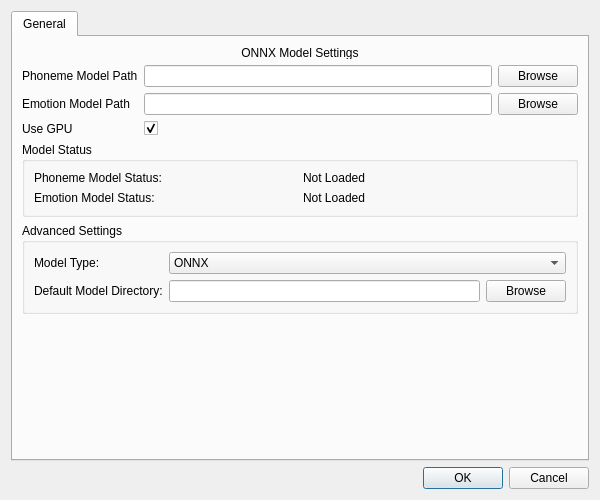
<?xml version="1.0" encoding="UTF-8"?>
<ui version="4.0">
 <class>Dialog</class>
 <widget class="QDialog" name="Dialog">
  <property name="geometry">
   <rect>
    <x>0</x>
    <y>0</y>
    <width>600</width>
    <height>500</height>
   </rect>
  </property>
  <property name="windowTitle">
   <string>Settings</string>
  </property>
  <layout class="QVBoxLayout" name="verticalLayout">
   <item>
    <widget class="QTabWidget" name="tabWidget">
     <property name="currentIndex">
      <number>0</number>
     </property>
     <widget class="QWidget" name="tab_general">
      <attribute name="title">
       <string>General</string>
      </attribute>
      <layout class="QVBoxLayout" name="verticalLayout_2">
       <item>
        <layout class="QGridLayout" name="onnx_controls">
         <item row="0" column="0" colspan="2">
          <widget class="QLabel" name="label_13">
           <property name="sizePolicy">
            <sizepolicy hsizetype="Preferred" vsizetype="Minimum">
             <horstretch>0</horstretch>
             <verstretch>0</verstretch>
            </sizepolicy>
           </property>
           <property name="maximumSize">
            <size>
             <width>16777215</width>
             <height>13</height>
            </size>
           </property>
           <property name="text">
            <string>ONNX Model Settings</string>
           </property>
           <property name="alignment">
            <set>Qt::AlignCenter</set>
           </property>
          </widget>
         </item>
         <!-- Phoneme Model Settings -->
         <item row="1" column="0">
          <widget class="QLabel" name="label_phoneme_model">
           <property name="text">
            <string>Phoneme Model Path</string>
           </property>
          </widget>
         </item>
         <item row="1" column="1">
          <layout class="QHBoxLayout" name="horizontalLayout_phoneme">
           <item>
            <widget class="QLineEdit" name="phoneme_model_path">
             <property name="readOnly">
              <bool>true</bool>
             </property>
            </widget>
           </item>
           <item>
            <widget class="QPushButton" name="browse_phoneme_model">
             <property name="text">
              <string>Browse</string>
             </property>
            </widget>
           </item>
          </layout>
         </item>
         <!-- Emotion Model Settings -->
         <item row="2" column="0">
          <widget class="QLabel" name="label_emotion_model">
           <property name="text">
            <string>Emotion Model Path</string>
           </property>
          </widget>
         </item>
         <item row="2" column="1">
          <layout class="QHBoxLayout" name="horizontalLayout_emotion">
           <item>
            <widget class="QLineEdit" name="emotion_model_path">
             <property name="readOnly">
              <bool>true</bool>
             </property>
            </widget>
           </item>
           <item>
            <widget class="QPushButton" name="browse_emotion_model">
             <property name="text">
              <string>Browse</string>
             </property>
            </widget>
           </item>
          </layout>
         </item>
         <!-- GPU Settings -->
         <item row="3" column="0">
          <widget class="QLabel" name="label_use_gpu">
           <property name="text">
            <string>Use GPU</string>
           </property>
          </widget>
         </item>
         <item row="3" column="1">
          <widget class="QCheckBox" name="use_gpu">
           <property name="text">
            <string/>
           </property>
           <property name="checked">
            <bool>true</bool>
           </property>
          </widget>
         </item>
        </layout>
       </item>
       <!-- Model Validation Status -->
       <item>
        <widget class="QGroupBox" name="status_group">
         <property name="title">
          <string>Model Status</string>
         </property>
         <layout class="QGridLayout" name="model_status">
          <item row="0" column="0">
           <widget class="QLabel" name="label_phoneme_status">
            <property name="text">
             <string>Phoneme Model Status:</string>
            </property>
           </widget>
          </item>
          <item row="0" column="1">
           <widget class="QLabel" name="phoneme_status">
            <property name="text">
             <string>Not Loaded</string>
            </property>
           </widget>
          </item>
          <item row="1" column="0">
           <widget class="QLabel" name="label_emotion_status">
            <property name="text">
             <string>Emotion Model Status:</string>
            </property>
           </widget>
          </item>
          <item row="1" column="1">
           <widget class="QLabel" name="emotion_status">
            <property name="text">
             <string>Not Loaded</string>
            </property>
           </widget>
          </item>
         </layout>
        </widget>
       </item>
       <!-- Advanced Settings -->
       <item>
        <widget class="QGroupBox" name="advanced_settings">
         <property name="title">
          <string>Advanced Settings</string>
         </property>
         <layout class="QGridLayout" name="advanced_grid">
          <item row="0" column="0">
           <widget class="QLabel" name="label_model_type">
            <property name="text">
             <string>Model Type:</string>
            </property>
           </widget>
          </item>
          <item row="0" column="1">
           <widget class="QComboBox" name="model_type">
            <item>
             <property name="text">
              <string>ONNX</string>
             </property>
            </item>
            <item>
             <property name="text">
              <string>Allosaurus</string>
             </property>
            </item>
            <item>
             <property name="text">
              <string>Rhubarb</string>
             </property>
            </item>
           </widget>
          </item>
          <item row="1" column="0">
           <widget class="QLabel" name="label_default_dir">
            <property name="text">
             <string>Default Model Directory:</string>
            </property>
           </widget>
          </item>
          <item row="1" column="1">
           <layout class="QHBoxLayout" name="horizontalLayout_default_dir">
            <item>
             <widget class="QLineEdit" name="default_model_dir">
              <property name="readOnly">
               <bool>true</bool>
              </property>
             </widget>
            </item>
            <item>
             <widget class="QPushButton" name="browse_default_dir">
              <property name="text">
               <string>Browse</string>
              </property>
             </widget>
            </item>
           </layout>
          </item>
         </layout>
        </widget>
       </item>
       <item>
        <spacer name="verticalSpacer">
         <property name="orientation">
          <enum>Qt::Vertical</enum>
         </property>
         <property name="sizeHint" stdset="0">
          <size>
           <width>20</width>
           <height>40</height>
          </size>
         </property>
        </spacer>
       </item>
      </layout>
     </widget>
    </widget>
   </item>
   <item>
    <widget class="QDialogButtonBox" name="buttonBox">
     <property name="orientation">
      <enum>Qt::Horizontal</enum>
     </property>
     <property name="standardButtons">
      <set>QDialogButtonBox::Cancel|QDialogButtonBox::Ok</set>
     </property>
    </widget>
   </item>
  </layout>
 </widget>
 <resources/>
 <connections>
  <connection>
   <sender>buttonBox</sender>
   <signal>accepted()</signal>
   <receiver>Dialog</receiver>
   <slot>accept()</slot>
   <hints>
    <hint type="sourcelabel">
     <x>248</x>
     <y>254</y>
    </hint>
    <hint type="destinationlabel">
     <x>157</x>
     <y>274</y>
    </hint>
   </hints>
  </connection>
  <connection>
   <sender>buttonBox</sender>
   <signal>rejected()</signal>
   <receiver>Dialog</receiver>
   <slot>reject()</slot>
   <hints>
    <hint type="sourcelabel">
     <x>316</x>
     <y>260</y>
    </hint>
    <hint type="destinationlabel">
     <x>286</x>
     <y>274</y>
    </hint>
   </hints>
  </connection>
 </connections>
</ui>
